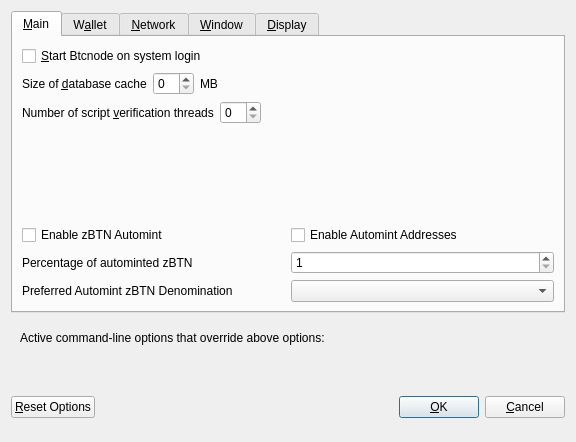
<?xml version="1.0" encoding="UTF-8"?>
<ui version="4.0">
 <class>OptionsDialog</class>
 <widget class="QDialog" name="OptionsDialog">
  <property name="geometry">
   <rect>
    <x>0</x>
    <y>0</y>
    <width>576</width>
    <height>442</height>
   </rect>
  </property>
  <property name="windowTitle">
   <string>Options</string>
  </property>
  <property name="modal">
   <bool>true</bool>
  </property>
  <layout class="QVBoxLayout" name="verticalLayout">
   <item>
    <widget class="QTabWidget" name="tabWidget">
     <property name="currentIndex">
      <number>0</number>
     </property>
     <widget class="QWidget" name="tabMain">
      <attribute name="title">
       <string>&amp;Main</string>
      </attribute>
      <layout class="QVBoxLayout" name="verticalLayout_Main">
       <item>
        <widget class="QCheckBox" name="bitcoinAtStartup">
         <property name="toolTip">
          <string>Automatically start Btcnode after logging in to the system.</string>
         </property>
         <property name="text">
          <string>&amp;Start Btcnode on system login</string>
         </property>
        </widget>
       </item>
       <item>
        <layout class="QHBoxLayout" name="horizontalLayout_2_Main">
         <item>
          <widget class="QLabel" name="databaseCacheLabel">
           <property name="text">
            <string>Size of &amp;database cache</string>
           </property>
           <property name="textFormat">
            <enum>Qt::PlainText</enum>
           </property>
           <property name="buddy">
            <cstring>databaseCache</cstring>
           </property>
          </widget>
         </item>
         <item>
          <widget class="QSpinBox" name="databaseCache"/>
         </item>
         <item>
          <widget class="QLabel" name="databaseCacheUnitLabel">
           <property name="text">
            <string>MB</string>
           </property>
           <property name="textFormat">
            <enum>Qt::PlainText</enum>
           </property>
          </widget>
         </item>
         <item>
          <spacer name="horizontalSpacer_2_Main">
           <property name="orientation">
            <enum>Qt::Horizontal</enum>
           </property>
           <property name="sizeHint" stdset="0">
            <size>
             <width>40</width>
             <height>20</height>
            </size>
           </property>
          </spacer>
         </item>
        </layout>
       </item>
       <item>
        <layout class="QHBoxLayout" name="horizontalLayout_3_Main">
         <item>
          <widget class="QLabel" name="threadsScriptVerifLabel">
           <property name="text">
            <string>Number of script &amp;verification threads</string>
           </property>
           <property name="textFormat">
            <enum>Qt::PlainText</enum>
           </property>
           <property name="buddy">
            <cstring>threadsScriptVerif</cstring>
           </property>
          </widget>
         </item>
         <item>
          <widget class="QSpinBox" name="threadsScriptVerif">
           <property name="toolTip">
            <string>(0 = auto, &lt;0 = leave that many cores free)</string>
           </property>
          </widget>
         </item>
         <item>
          <spacer name="horizontalSpacer_3_Main">
           <property name="orientation">
            <enum>Qt::Horizontal</enum>
           </property>
           <property name="sizeHint" stdset="0">
            <size>
             <width>40</width>
             <height>20</height>
            </size>
           </property>
          </spacer>
         </item>
        </layout>
       </item>
       <item>
        <spacer name="verticalSpacer_2">
         <property name="orientation">
          <enum>Qt::Vertical</enum>
         </property>
         <property name="sizeHint" stdset="0">
          <size>
           <width>20</width>
           <height>40</height>
          </size>
         </property>
        </spacer>
       </item>
       <item>
        <widget class="QWidget" name="verticalZbtnOptionsWidget" native="true">
         <layout class="QVBoxLayout" name="verticalZbtnOptionsLayout">
          <property name="margin">
           <number>0</number>
          </property>
          <item>
           <layout class="QHBoxLayout" name="horizontalAutomintingLayout">
            <item>
             <widget class="QCheckBox" name="checkBoxZeromintEnable">
              <property name="toolTip">
               <string>Enable automatic minting of BTN units to zBTN</string>
              </property>
              <property name="layoutDirection">
               <enum>Qt::LeftToRight</enum>
              </property>
              <property name="text">
               <string>Enable zBTN Automint</string>
              </property>
             </widget>
            </item>
            <item>
             <widget class="QCheckBox" name="checkBoxZeromintAddresses">
              <property name="toolTip">
               <string>Enable automatic zBTN minting from specific addresses</string>
              </property>
              <property name="layoutDirection">
               <enum>Qt::LeftToRight</enum>
              </property>
              <property name="text">
               <string>Enable Automint Addresses</string>
              </property>
             </widget>
            </item>
           </layout>
          </item>
          <item>
           <layout class="QHBoxLayout" name="horizontalZmintPercentageLayout">
            <item>
             <widget class="QLabel" name="percentage_label">
              <property name="toolTip">
               <string>Percentage of incoming BTN which get automatically converted to zBTN via Zerocoin Protocol (min: 10%)</string>
              </property>
              <property name="text">
               <string>Percentage of autominted zBTN</string>
              </property>
             </widget>
            </item>
            <item>
             <widget class="QSpinBox" name="zeromintPercentage">
              <property name="minimum">
               <number>1</number>
              </property>
              <property name="maximum">
               <number>100</number>
              </property>
             </widget>
            </item>
           </layout>
          </item>
          <item>
           <layout class="QHBoxLayout" name="horizontalLayout" stretch="0,0">
            <property name="sizeConstraint">
             <enum>QLayout::SetFixedSize</enum>
            </property>
            <item>
             <widget class="QLabel" name="labelPreferredDenom">
              <property name="maximumSize">
               <size>
                <width>16777215</width>
                <height>16777215</height>
               </size>
              </property>
              <property name="toolTip">
               <string>Wait with automatic conversion to Zerocoin until enough BTN for this denomination is available</string>
              </property>
              <property name="text">
               <string>Preferred Automint zBTN Denomination</string>
              </property>
             </widget>
            </item>
            <item>
             <widget class="QComboBox" name="preferredDenom">
              <property name="maximumSize">
               <size>
                <width>16777215</width>
                <height>27</height>
               </size>
              </property>
              <property name="toolTip">
               <string>Wait with automatic conversion to Zerocoin until enough BTN for this denomination is available</string>
              </property>
              <property name="maxVisibleItems">
               <number>9</number>
              </property>
              <property name="maxCount">
               <number>9</number>
              </property>
             </widget>
            </item>
           </layout>
          </item>
         </layout>
        </widget>
       </item>
      </layout>
     </widget>
     <widget class="QWidget" name="tabWallet">
      <attribute name="title">
       <string>W&amp;allet</string>
      </attribute>
      <layout class="QVBoxLayout" name="verticalLayout_Wallet">
       <item>
        <layout class="QHBoxLayout" name="horizontalLayout_2_Wallet">
         <item>
          <widget class="QLabel" name="labelStakeSplitThresholdText">
           <property name="text">
            <string>Stake split threshold:</string>
           </property>
          </widget>
         </item>
         <item>
          <widget class="QSpinBox" name="spinBoxStakeSplitThreshold">
           <property name="minimum">
            <number>1</number>
           </property>
           <property name="maximum">
            <number>999999</number>
           </property>
          </widget>
         </item>
        </layout>
       </item>
       <item>
        <widget class="QGroupBox" name="groupBox">
         <property name="title">
          <string>Expert</string>
         </property>
         <layout class="QVBoxLayout" name="verticalLayout_2">
          <item>
           <widget class="QCheckBox" name="coinControlFeatures">
            <property name="toolTip">
             <string>Whether to show coin control features or not.</string>
            </property>
            <property name="text">
             <string>Enable coin &amp;control features</string>
            </property>
           </widget>
          </item>
          <item>
           <widget class="QCheckBox" name="showMasternodesTab">
            <property name="toolTip">
             <string>Show additional tab listing all your masternodes in first sub-tab&lt;br/&gt;and all masternodes on the network in second sub-tab.</string>
            </property>
            <property name="text">
             <string>Show Masternodes Tab</string>
            </property>
           </widget>
          </item>
          <item>
           <widget class="QCheckBox" name="spendZeroConfChange">
            <property name="toolTip">
             <string>If you disable the spending of unconfirmed change, the change from a transaction&lt;br/&gt;cannot be used until that transaction has at least one confirmation.&lt;br/&gt;This also affects how your balance is computed.</string>
            </property>
            <property name="text">
             <string>&amp;Spend unconfirmed change</string>
            </property>
           </widget>
          </item>
         </layout>
        </widget>
       </item>
       <item>
        <spacer name="verticalSpacer_Wallet">
         <property name="orientation">
          <enum>Qt::Vertical</enum>
         </property>
         <property name="sizeHint" stdset="0">
          <size>
           <width>20</width>
           <height>40</height>
          </size>
         </property>
        </spacer>
       </item>
      </layout>
     </widget>
     <widget class="QWidget" name="tabNetwork">
      <attribute name="title">
       <string>&amp;Network</string>
      </attribute>
      <layout class="QVBoxLayout" name="verticalLayout_Network">
       <item>
        <widget class="QCheckBox" name="mapPortUpnp">
         <property name="toolTip">
          <string>Automatically open the Btcnode client port on the router. This only works when your router supports UPnP and it is enabled.</string>
         </property>
         <property name="text">
          <string>Map port using &amp;UPnP</string>
         </property>
        </widget>
       </item>
       <item>
        <widget class="QCheckBox" name="allowIncoming">
         <property name="toolTip">
          <string>Accept connections from outside</string>
         </property>
         <property name="text">
          <string>Allow incoming connections</string>
         </property>
        </widget>
       </item>
       <item>
        <widget class="QCheckBox" name="connectSocks">
         <property name="toolTip">
          <string>Connect to the Btcnode network through a SOCKS5 proxy.</string>
         </property>
         <property name="text">
          <string>&amp;Connect through SOCKS5 proxy (default proxy):</string>
         </property>
        </widget>
       </item>
       <item>
        <layout class="QHBoxLayout" name="horizontalLayout_1_Network">
         <item>
          <widget class="QLabel" name="proxyIpLabel">
           <property name="text">
            <string>Proxy &amp;IP:</string>
           </property>
           <property name="textFormat">
            <enum>Qt::PlainText</enum>
           </property>
           <property name="buddy">
            <cstring>proxyIp</cstring>
           </property>
          </widget>
         </item>
         <item>
          <widget class="QValidatedLineEdit" name="proxyIp">
           <property name="minimumSize">
            <size>
             <width>140</width>
             <height>0</height>
            </size>
           </property>
           <property name="maximumSize">
            <size>
             <width>140</width>
             <height>16777215</height>
            </size>
           </property>
           <property name="toolTip">
            <string>IP address of the proxy (e.g. IPv4: 127.0.0.1 / IPv6: ::1)</string>
           </property>
          </widget>
         </item>
         <item>
          <widget class="QLabel" name="proxyPortLabel">
           <property name="text">
            <string>&amp;Port:</string>
           </property>
           <property name="textFormat">
            <enum>Qt::PlainText</enum>
           </property>
           <property name="buddy">
            <cstring>proxyPort</cstring>
           </property>
          </widget>
         </item>
         <item>
          <widget class="QLineEdit" name="proxyPort">
           <property name="minimumSize">
            <size>
             <width>55</width>
             <height>0</height>
            </size>
           </property>
           <property name="maximumSize">
            <size>
             <width>55</width>
             <height>16777215</height>
            </size>
           </property>
           <property name="toolTip">
            <string>Port of the proxy (e.g. 9050)</string>
           </property>
          </widget>
         </item>
         <item>
          <spacer name="horizontalSpacer_1_Network">
           <property name="orientation">
            <enum>Qt::Horizontal</enum>
           </property>
           <property name="sizeHint" stdset="0">
            <size>
             <width>40</width>
             <height>20</height>
            </size>
           </property>
          </spacer>
         </item>
        </layout>
       </item>
       <item>
        <spacer name="verticalSpacer_Network">
         <property name="orientation">
          <enum>Qt::Vertical</enum>
         </property>
         <property name="sizeHint" stdset="0">
          <size>
           <width>20</width>
           <height>40</height>
          </size>
         </property>
        </spacer>
       </item>
      </layout>
     </widget>
     <widget class="QWidget" name="tabWindow">
      <attribute name="title">
       <string>&amp;Window</string>
      </attribute>
      <layout class="QVBoxLayout" name="verticalLayout_Window">
       <item>
        <widget class="QCheckBox" name="minimizeToTray">
         <property name="toolTip">
          <string>Show only a tray icon after minimizing the window.</string>
         </property>
         <property name="text">
          <string>&amp;Minimize to the tray instead of the taskbar</string>
         </property>
        </widget>
       </item>
       <item>
        <widget class="QCheckBox" name="minimizeOnClose">
         <property name="toolTip">
          <string>Minimize instead of exit the application when the window is closed. When this option is enabled, the application will be closed only after selecting Quit in the menu.</string>
         </property>
         <property name="text">
          <string>M&amp;inimize on close</string>
         </property>
        </widget>
       </item>
       <item>
        <spacer name="verticalSpacer_Window">
         <property name="orientation">
          <enum>Qt::Vertical</enum>
         </property>
         <property name="sizeHint" stdset="0">
          <size>
           <width>20</width>
           <height>40</height>
          </size>
         </property>
        </spacer>
       </item>
      </layout>
     </widget>
     <widget class="QWidget" name="tabDisplay">
      <attribute name="title">
       <string>&amp;Display</string>
      </attribute>
      <layout class="QVBoxLayout" name="verticalLayout_Display">
       <item>
        <layout class="QHBoxLayout" name="horizontalLayout_1_Display">
         <item>
          <widget class="QLabel" name="langLabel">
           <property name="text">
            <string>User Interface &amp;language:</string>
           </property>
           <property name="textFormat">
            <enum>Qt::PlainText</enum>
           </property>
           <property name="buddy">
            <cstring>lang</cstring>
           </property>
          </widget>
         </item>
         <item>
          <widget class="QValueComboBox" name="lang">
           <property name="toolTip">
            <string>The user interface language can be set here. This setting will take effect after restarting Btcnode.</string>
           </property>
          </widget>
         </item>
        </layout>
       </item>
       <item>
        <widget class="QLabel" name="label_3">
         <property name="toolTip">
          <string notr="true"/>
         </property>
         <property name="statusTip">
          <string notr="true"/>
         </property>
         <property name="whatsThis">
          <string notr="true"/>
         </property>
         <property name="accessibleName">
          <string notr="true"/>
         </property>
         <property name="text">
          <string>Language missing or translation incomplete? Help contributing translations here:
https://www.transifex.com/btcnode-project/btcnode-project-translations</string>
         </property>
         <property name="wordWrap">
          <bool>true</bool>
         </property>
         <property name="openExternalLinks">
          <bool>true</bool>
         </property>
         <property name="textInteractionFlags">
          <set>Qt::TextBrowserInteraction</set>
         </property>
        </widget>
       </item>
       <item>
        <layout class="QHBoxLayout" name="horizontalLayout_2_Display" stretch="0,0">
         <item>
          <widget class="QLabel" name="themeLabel">
           <property name="text">
            <string>User Interface Theme:</string>
           </property>
          </widget>
         </item>
         <item>
          <widget class="QValueComboBox" name="theme"/>
         </item>
        </layout>
       </item>
       <item>
        <widget class="QWidget" name="verticalZbtnDisplayWidget" native="true">
         <layout class="QVBoxLayout" name="verticalZbtnDisplayLayout">
          <property name="margin">
           <number>0</number>
          </property>
          <item>
           <widget class="Line" name="line">
            <property name="orientation">
             <enum>Qt::Horizontal</enum>
            </property>
           </widget>
          </item>
          <item>
           <layout class="QHBoxLayout" name="horizontalLayout_3_Display">
            <item>
             <widget class="QLabel" name="unitLabel">
              <property name="text">
               <string>Unit to show amounts in:</string>
              </property>
              <property name="textFormat">
               <enum>Qt::PlainText</enum>
              </property>
             </widget>
            </item>
            <item>
             <widget class="QValueComboBox" name="unit">
              <property name="toolTip">
               <string>Choose the default subdivision unit to show in the interface and when sending coins.</string>
              </property>
             </widget>
            </item>
           </layout>
          </item>
          <item>
           <layout class="QHBoxLayout" name="horizontalLayout_4_Display">
            <item>
             <widget class="QLabel" name="digitsLabel">
              <property name="text">
               <string>Decimal digits</string>
              </property>
             </widget>
            </item>
            <item>
             <widget class="QValueComboBox" name="digits"/>
            </item>
           </layout>
          </item>
          <item>
           <layout class="QHBoxLayout" name="horizontalLayout_5_Display">
            <item>
             <widget class="QCheckBox" name="checkBoxHideZeroBalances">
              <property name="toolTip">
               <string>Hide empty balances</string>
              </property>
              <property name="layoutDirection">
               <enum>Qt::LeftToRight</enum>
              </property>
              <property name="text">
               <string>Hide empty balances</string>
              </property>
             </widget>
            </item>
            <item>
             <widget class="QCheckBox" name="checkBoxHideOrphans">
              <property name="toolTip">
               <string>Hide orphan stakes in transaction lists</string>
              </property>
              <property name="text">
               <string>Hide orphan stakes</string>
              </property>
             </widget>
            </item>
            <item>
             <spacer name="horizontalSpacer">
              <property name="orientation">
               <enum>Qt::Horizontal</enum>
              </property>
              <property name="sizeHint" stdset="0">
               <size>
                <width>40</width>
                <height>20</height>
               </size>
              </property>
             </spacer>
            </item>
           </layout>
          </item>
          <item>
           <layout class="QHBoxLayout" name="horizontalLayout_6_Display">
            <item>
             <widget class="QLabel" name="thirdPartyTxUrlsLabel">
              <property name="toolTip">
               <string>Third party URLs (e.g. a block explorer) that appear in the transactions tab as context menu items. %s in the URL is replaced by transaction hash. Multiple URLs are separated by vertical bar |.</string>
              </property>
              <property name="text">
               <string>Third party transaction URLs</string>
              </property>
             </widget>
            </item>
            <item>
             <widget class="QLineEdit" name="thirdPartyTxUrls">
              <property name="toolTip">
               <string>Third party URLs (e.g. a block explorer) that appear in the transactions tab as context menu items. %s in the URL is replaced by transaction hash. Multiple URLs are separated by vertical bar |.</string>
              </property>
             </widget>
            </item>
           </layout>
          </item>
         </layout>
        </widget>
       </item>
       <item>
        <spacer name="verticalSpacer">
         <property name="orientation">
          <enum>Qt::Vertical</enum>
         </property>
         <property name="sizeHint" stdset="0">
          <size>
           <width>20</width>
           <height>40</height>
          </size>
         </property>
        </spacer>
       </item>
      </layout>
     </widget>
    </widget>
   </item>
   <item>
    <widget class="QFrame" name="frame">
     <layout class="QVBoxLayout" name="verticalLayout_Bottom">
      <item>
       <layout class="QHBoxLayout" name="horizontalLayout_Bottom">
        <item>
         <widget class="QLabel" name="overriddenByCommandLineInfoLabel">
          <property name="text">
           <string>Active command-line options that override above options:</string>
          </property>
          <property name="textFormat">
           <enum>Qt::PlainText</enum>
          </property>
         </widget>
        </item>
        <item>
         <spacer name="horizontalSpacer_Bottom">
          <property name="orientation">
           <enum>Qt::Horizontal</enum>
          </property>
          <property name="sizeHint" stdset="0">
           <size>
            <width>40</width>
            <height>20</height>
           </size>
          </property>
         </spacer>
        </item>
       </layout>
      </item>
      <item>
       <widget class="QLabel" name="overriddenByCommandLineLabel">
        <property name="text">
         <string/>
        </property>
        <property name="textFormat">
         <enum>Qt::PlainText</enum>
        </property>
        <property name="wordWrap">
         <bool>true</bool>
        </property>
       </widget>
      </item>
     </layout>
    </widget>
   </item>
   <item>
    <layout class="QHBoxLayout" name="horizontalLayout_Buttons">
     <item>
      <widget class="QPushButton" name="resetButton">
       <property name="toolTip">
        <string>Reset all client options to default.</string>
       </property>
       <property name="text">
        <string>&amp;Reset Options</string>
       </property>
       <property name="autoDefault">
        <bool>false</bool>
       </property>
      </widget>
     </item>
     <item>
      <spacer name="horizontalSpacer_1">
       <property name="orientation">
        <enum>Qt::Horizontal</enum>
       </property>
       <property name="sizeHint" stdset="0">
        <size>
         <width>40</width>
         <height>48</height>
        </size>
       </property>
      </spacer>
     </item>
     <item>
      <widget class="QLabel" name="statusLabel">
       <property name="minimumSize">
        <size>
         <width>200</width>
         <height>0</height>
        </size>
       </property>
       <property name="font">
        <font>
         <weight>75</weight>
         <bold>true</bold>
        </font>
       </property>
       <property name="text">
        <string/>
       </property>
       <property name="textFormat">
        <enum>Qt::PlainText</enum>
       </property>
       <property name="wordWrap">
        <bool>true</bool>
       </property>
      </widget>
     </item>
     <item>
      <spacer name="horizontalSpacer_2">
       <property name="orientation">
        <enum>Qt::Horizontal</enum>
       </property>
       <property name="sizeHint" stdset="0">
        <size>
         <width>40</width>
         <height>48</height>
        </size>
       </property>
      </spacer>
     </item>
     <item>
      <widget class="QPushButton" name="okButton">
       <property name="text">
        <string>&amp;OK</string>
       </property>
       <property name="autoDefault">
        <bool>false</bool>
       </property>
       <property name="default">
        <bool>true</bool>
       </property>
      </widget>
     </item>
     <item>
      <widget class="QPushButton" name="cancelButton">
       <property name="text">
        <string>&amp;Cancel</string>
       </property>
       <property name="autoDefault">
        <bool>false</bool>
       </property>
      </widget>
     </item>
    </layout>
   </item>
  </layout>
 </widget>
 <customwidgets>
  <customwidget>
   <class>QValidatedLineEdit</class>
   <extends>QLineEdit</extends>
   <header>qvalidatedlineedit.h</header>
  </customwidget>
  <customwidget>
   <class>QValueComboBox</class>
   <extends>QComboBox</extends>
   <header>qvaluecombobox.h</header>
  </customwidget>
 </customwidgets>
 <resources/>
 <connections/>
</ui>
